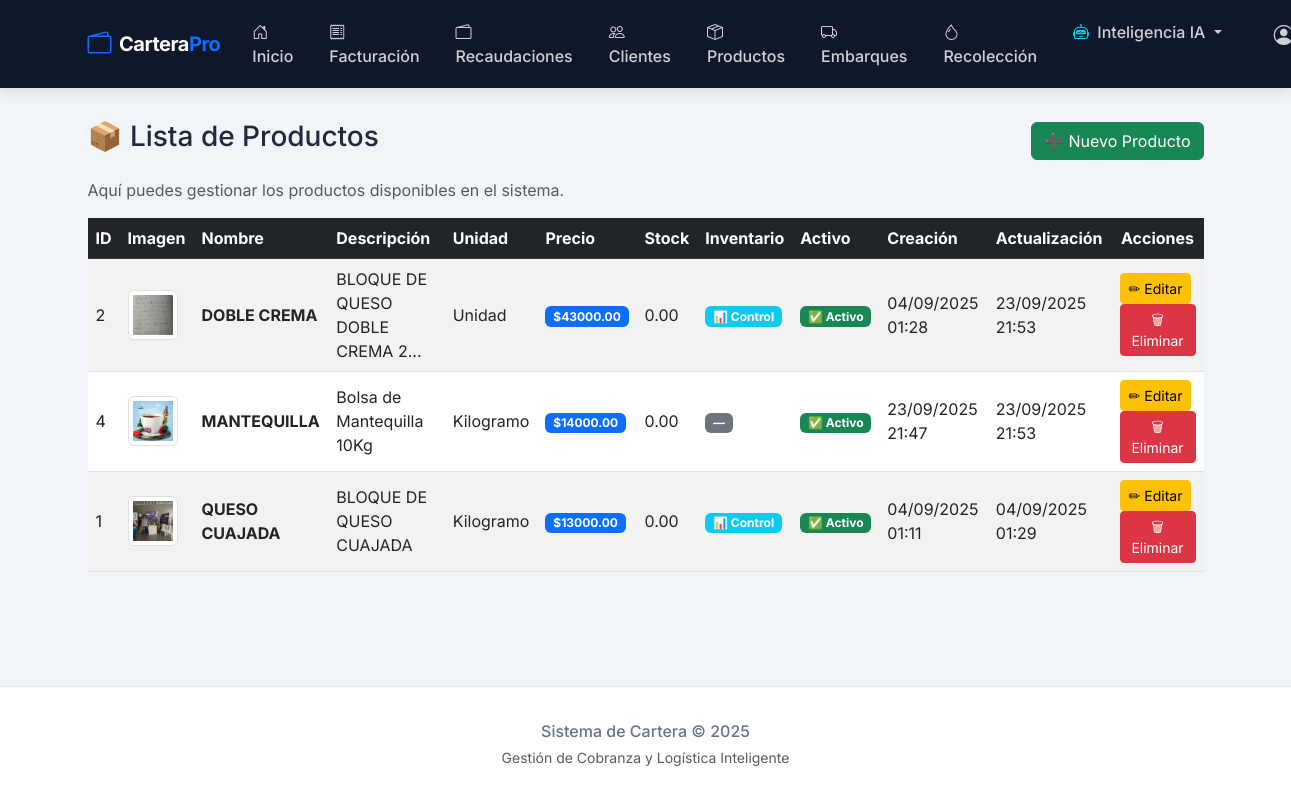
The page /productos/ (signed in) on the database its author committed.
### productos/models.py (models this page shows, shortened)
class Producto(models.Model):
    id = models.AutoField(primary_key=True)
    nombre = models.CharField(max_length=100, unique=True)  # Ej: Crema, Cuajada, Mantequilla
    descripcion = models.TextField(blank=True, null=True)
    imagen = models.ImageField(
        upload_to="productos/",
        blank=True,
        null=True,
        help_text="Imagen del producto (opcional)"
    )
    UNIDAD_CHOICES = [
        ('UND', 'Unidad'),
        ('KG', 'Kilogramo'),
        ('LB', 'Libra'),
        ('1/2LB', 'Media Libra'),
        ('CAN', 'Canastilla'),
        ('LTS', 'Litros'),
    ]
    unidad_medida = models.CharField(max_length=10, choices=UNIDAD_CHOICES, default='UND')
    precio_unitario = models.DecimalField(max_digits=12, decimal_places=2)
    stock_actual = models.DecimalField(max_digits=12, decimal_places=2, default=0)
    control_inventario = models.BooleanField(default=False, help_text="Si está activo, descuenta stock al vender")
    activo = models.BooleanField(default=True)
    fecha_creacion = models.DateTimeField(auto_now_add=True)
    fecha_actualizacion = models.DateTimeField(auto_now=True)

### productos/views.py (the view)
# urls.py: path("", ProductoListView.as_view(), name="lista"),
class ProductoListView(LoginRequiredMixin, ListView):
    model = Producto
    template_name = "productos/producto_list.html"
    context_object_name = "productos"
    paginate_by = 20  # opcional, por si hay muchos productos
    def get_queryset(self):
        return Producto.objects.filter(activo=True).order_by("nombre")

### productos/templates/productos/producto_list.html (shortened to what this page needs)
{% extends "base.html" %}
{% block content %}
<div class="d-flex justify-content-between align-items-center mb-3">
    <h1 class="h3">📦 Lista de Productos</h1>
    <a href="{% url 'productos:crear' %}" class="btn btn-success">
        ➕ Nuevo Producto
    </a>
</div>
<p class="text-muted">Aquí puedes gestionar los productos disponibles en el sistema.</p>
<div class="table-responsive">
    <table class="table table-hover table-striped align-middle">
        <thead class="table-dark">
            <tr>
                <th>ID</th>
                <th>Imagen</th>
                <th>Nombre</th>
                <th>Descripción</th>
                <th>Unidad</th>
                <th>Precio</th>
                <th>Stock</th>
                <th>Inventario</th>
                <th>Activo</th>
                <th>Creación</th>
                <th>Actualización</th>
                <th class="text-center">Acciones</th>
            </tr>
        </thead>
        <tbody>
            {% for producto in productos %}
            <tr>
                <td>{{ producto.id }}</td>
                <td>
                    {% if producto.imagen %}
                        <img src="{{ producto.imagen.url }}" alt="{{ producto.nombre }}"
                             class="img-thumbnail" style="width: 50px; height: 50px; object-fit: cover;">
                    {% else %}
                        <span class="text-muted">—</span>
                    {% endif %}
                </td>
                <td><strong>{{ producto.nombre }}</strong></td>
                <td>
                    {% if producto.descripcion %}
                        {{ producto.descripcion|truncatechars:30 }}
                    {% else %}
                        <span class="text-muted">Sin descripción</span>
                    {% endif %}
                </td>
                <td>{{ producto.get_unidad_medida_display }}</td>
                <td>
                    <span class="badge bg-primary">
                        ${{ producto.precio_unitario }}
                    </span>
                </td>
                <td>{{ producto.stock_actual }}</td>
                <td>
                    {% if producto.control_inventario %}
                        <span class="badge bg-info">📊 Control</span>
                    {% else %}
                        <span class="badge bg-secondary">—</span>
                    {% endif %}
                </td>
                <td>
                    {% if producto.activo %}
                        <span class="badge bg-success">✅ Activo</span>
                    {% else %}
                        <span class="badge bg-danger">❌ Inactivo</span>
                    {% endif %}
                </td>
                <td>{{ producto.fecha_creacion|date:"d/m/Y H:i" }}</td>
                <td>{{ producto.fecha_actualizacion|date:"d/m/Y H:i" }}</td>
                <td class="text-center">
                    <a href="{% url 'productos:editar' producto.pk %}" class="btn btn-warning btn-sm me-1">
                        ✏ Editar
                    </a>
                    <a href="{% url 'productos:eliminar' producto.pk %}" class="btn btn-danger btn-sm">
                        🗑 Eliminar
                    </a>
                </td>
            </tr>
            {% empty %}
            <tr>
                <td colspan="12" class="text-center text-muted py-4">
                    🚫 No hay productos registrados todavía.
                </td>
            </tr>
            {% endfor %}
        </tbody>
    </table>
</div>
{% endblock %}

### templates/base.html (style rules this page uses)
:root { --primary-color: #0f172a; --secondary-color: #3b82f6; --accent-color: #6366f1; --bg-body: #f1f5f9; }
body { font-family: 'Inter', sans-serif; background-color: var(--bg-body); color: #1e293b; }

### rows shown on the page
Producto: id "2", imagen (picture), nombre "DOBLE CREMA", descripcion "BLOQUE DE QUESO DOBLE CREMA 2…", unidad_medida "Unidad", precio_unitario "43000.00", stock_actual "0.00", control_inventario "📊 Control", activo "✅ Activo", fecha_creacion "04/09/2025 01:28", fecha_actualizacion "23/09/2025 21:53"
Producto: id "4", imagen (picture), nombre "MANTEQUILLA", descripcion "Bolsa de Mantequilla 10Kg", unidad_medida "Kilogramo", precio_unitario "14000.00", stock_actual "0.00", activo "✅ Activo", fecha_creacion "23/09/2025 21:47", fecha_actualizacion "23/09/2025 21:53"
Producto: id "1", imagen (picture), nombre "QUESO CUAJADA", descripcion "BLOQUE DE QUESO CUAJADA", unidad_medida "Kilogramo", precio_unitario "13000.00", stock_actual "0.00", control_inventario "📊 Control", activo "✅ Activo", fecha_creacion "04/09/2025 01:11", fecha_actualizacion "04/09/2025 01:29"

### other values the page prints
{{ year|default:2025 }} "2025"
